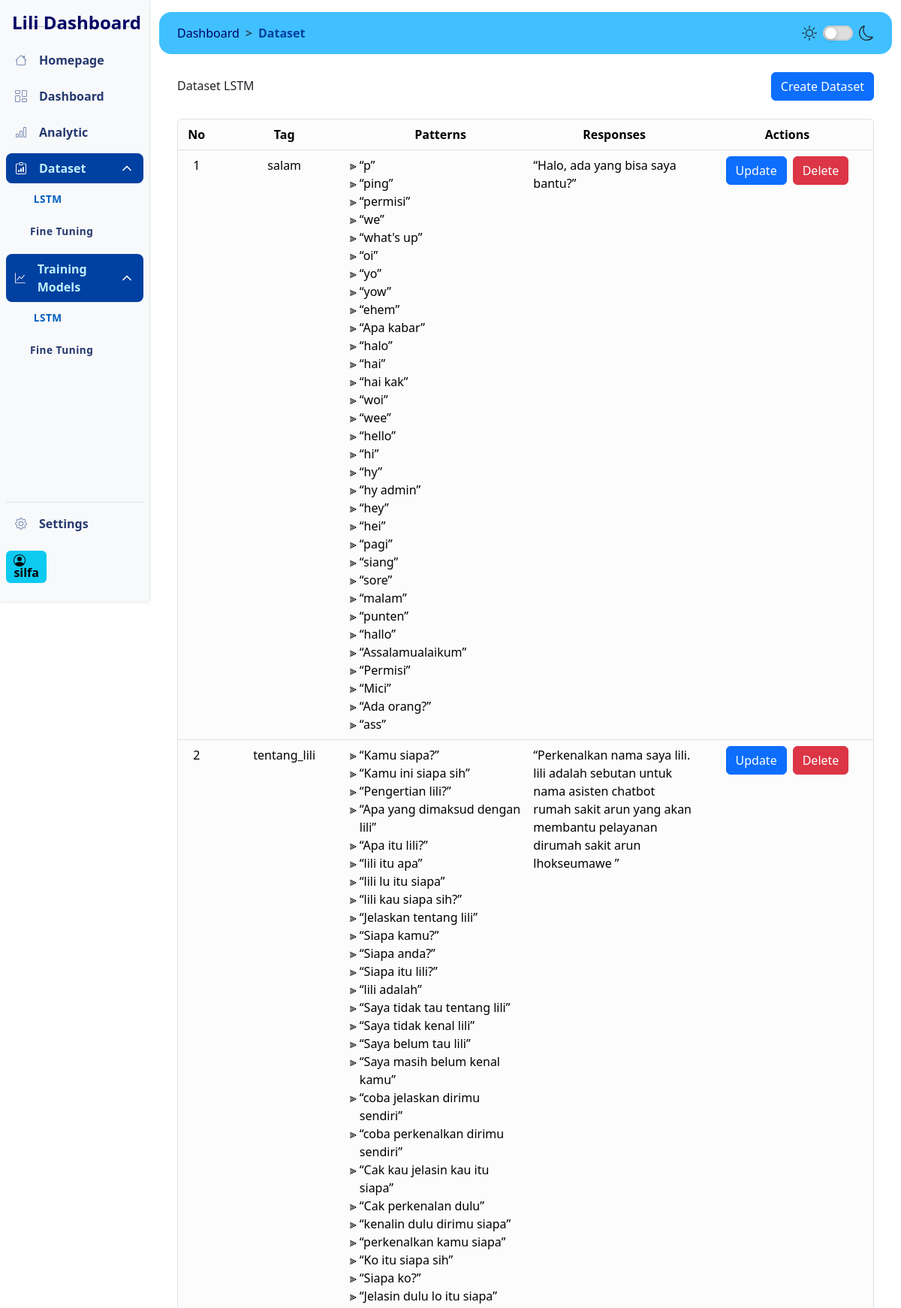
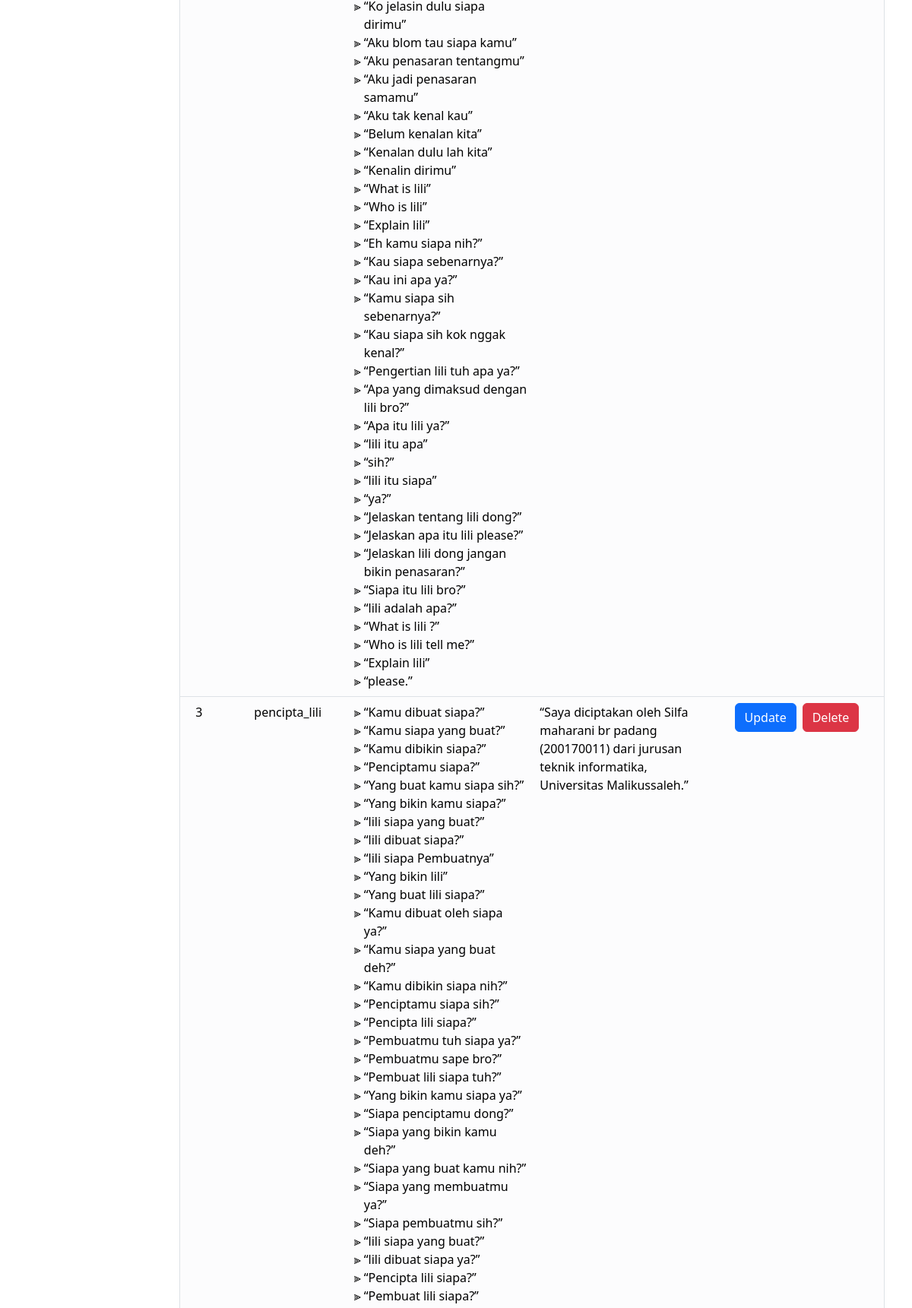
Page /dashboard/dataset (signed in, upper part) on the committed database (2 pictures, top to bottom).
### models/auth_model.py (models this page shows, shortened)
class User(db.Model, UserMixin):
    id = db.Column(db.Integer, primary_key=True)
    username = db.Column(db.String(255), unique=True, nullable=False, index=True)
    fullname = db.Column(db.String(255), nullable=False)
    email = db.Column(db.String(150), unique=True, nullable=False, index=True)
    password = db.Column(db.String(255), nullable=False)
    created_at = db.Column(db.DateTime, default=datetime.utcnow)
    last_login = db.Column(db.DateTime)
    is_active = db.Column(db.Boolean, default=True)
    role = db.Column(db.String(50), nullable=False, default='user')  # New role column

### models/lstm_model.py (models this page shows, shortened)
class Lstm(db.Model):
    id = db.Column(db.Integer, primary_key=True)
    tag = db.Column(db.String(80), nullable=False)
    patterns = db.Column(db.Text, nullable=False)
    responses = db.Column(db.Text, nullable=False)

### controller/view_Lstm.py (the view)
@lstm.route("/dashboard/dataset", methods=["GET"])
@login_required
def read_lstm():
    page = request.args.get("page", 1, type=int)
    per_page = 10
    lstm_query = Lstm.query.paginate(page=page, per_page=per_page, error_out=False)
    start_number = (page - 1) * per_page + 1
    return render_template(
        "pages/dataset.html",
        lstm=lstm_query.items,
        pagination=lstm_query,
        start_number=start_number,
    )

### templates/pages/dataset.html (shortened to what this page needs)
<!DOCTYPE html>
{% extends 'dashboard.html' %} {% block content %}
<header class="my-4 d-flex justify-content-between align-items-center">
  <h1>Dataset LSTM</h1>
  <button type="button" class="btn btn-primary" id="create-btn" data-bs-toggle="modal" data-bs-target="#createModal">Create Dataset</button>
</header>
<section class="table-responsive mb-3">
  <div class="border rounded shadow-sm">
    <table class="table table-hover">
      <thead>
        <tr class="text-center">
          <th scope="col">No</th>
          <th scope="col">Tag</th>
          <th scope="col" class="w-25">Patterns</th>
          <th scope="col" class="w-25">Responses</th>
          <th scope="col">Actions</th>
        </tr>
      </thead>
      <tbody>
        {% for lstm_data in lstm %}
        <tr>
          <td class="text-center" id="dataset-id">{{ start_number + loop.index0 }}</td>
          <td class="text-center">{{ lstm_data.tag }}</td>
          <td>
            <ul class="pattern-container" style="list-style-type: '⫸ '">
              {% for pattern in lstm_data.patterns.split(',') %}
              <li class="pattern-item">&OpenCurlyDoubleQuote;{{ pattern.strip() }}&CloseCurlyDoubleQuote;{% if not loop.last %}{% endif %}</li>
              {% endfor %}
            </ul>
          </td>
          <td class="text-start">&OpenCurlyDoubleQuote;{{ lstm_data.responses }}&CloseCurlyDoubleQuote;</td>
          <td>
            <div class="d-flex justify-content-center align-items-center gap-2">
              <button
                type="button"
                class="btn btn-primary open-update-modal-button"
                data-id="{{ lstm_data.id }}"
                data-tag="{{ lstm_data.tag }}"
                data-patterns="{{ lstm_data.patterns }}"
                data-responses="{{ lstm_data.responses }}"
                data-bs-toggle="modal"
                data-bs-target="#updateModal"
              >
                Update
              </button>
              <form id="delete-form" method="POST" data-id="{{ lstm_data.id }}">
                <button type="submit" class="btn btn-danger">Delete</button>
              </form>
            </div>
          </td>
        </tr>
        {% endfor %}
      </tbody>
    </table>
  </div>
</section>
{% endblock %}

### templates/partials/sidebar.html (shortened to what this page needs)
<aside
  class="col-lg-2 gx-0 position-sticky top-0 border-end border-light-subtle d-flex flex-column offcanvas-lg offcanvas-start"
  id="sidebar"
  tabindex="-1"
  aria-labelledby="offcanvasLabel"
>
  <div class="sidebar-wrapper active top-0 bg-body-tertiary shadow-sm d-flex flex-column h-100">
    <header class="sidebar-header position-relative">
      <div class="d-flex justify-content-between align-items-center">
        <div class="logo">
          <h1 class="navbar-brand fs-4">Lili Dashboard</h1>
        </div>
      </div>
      <hr />
    </header>
    <nav class="sidebar-menu d-flex flex-column justify-content-between h-100">
      <div class="menu">
        <div class="sidebar-item">
          <a href="/" class="sidebar-link">
            Homepage
          </a>
        </div>
        <div class="sidebar-item">
          <a href="{{ url_for('route.dashboard') }}" class="sidebar-link">
            Dashboard
          </a>
        </div>
        <div class="sidebar-item">
          <a href="/analytic" class="sidebar-link">
            Analytic
          </a>
        </div>
        <div class="sidebar-item has-sub">
          <div class="sidebar-link">
            <span>Dataset</span>
          </div>
          <div class="submenu">
            <div class="submenu-item">
              <a href="{{ url_for('lstm.read_lstm') }}" class="submenu-link">LSTM</a>
            </div>
            <div class="submenu-item">
              <a href="{{ url_for('fineTuning.view_finetuning_data') }}" class="submenu-link">Fine Tuning</a>
            </div>
          </div>
        </div>
        <div class="sidebar-item has-sub">
          <div class="sidebar-link">
            <span>Training Models</span>
          </div>
          <div class="submenu">
            <div class="submenu-item">
              <a href="{{ url_for('lstm_train.home') }}" class="submenu-link">LSTM</a>
            </div>
            <div class="submenu-item">
              <a href="/fine-tuning" class="submenu-link">Fine Tuning</a>
            </div>
          </div>
        </div>
      </div>
      <div class="menu mb-4">
        <div class="sidebar-item mb-3 border-top">
          <a href="{{ url_for('auth.logout') }}" class="sidebar-link">
            Settings
          </a>
        </div>
        <span class="badge text-bg-info fs-6">
          {{ current_user.fullname }}
        </span>
      </div>
    </nav>
  </div>
</aside>

### static/css/dashboard-style.css (style rules this page uses)
:root, [data-bs-theme="light"] { color-scheme: light; --blue-darkest: #000066; --blue-darker: #002080; --blue-dark: #0040a0; --blue: #0060c0; --blue-light: #0080e0; --blue-lighter: #00a0ff; --blue-lightest: rgb(64, 192, 255); --blue-pale: #80e0ff; --blue-paler: #c0f0ff; --sidebar-link: #25396f; --sidebar-link-active: var(--blue); --bs-primary: var(--blue); --nav-brand-color: var(--blue-darkest); }
.table { --bs-table-bg: var(--bs-light-bg-subtle) !important; border-radius: 0.5rem; overflow: hidden; }

### rows in the picture
User: fullname "silfa"
Lstm: start_number+loop.index0 "1", tag "salam", strip "p" "ping" "permisi" "we" "what's up" "oi" "yo" "yow" "ehem" "Apa kabar" "halo" "hai" "hai kak" "woi" "wee" "hello" "hi" "hy" "hy admin" "hey" "hei" "pagi" "siang" "sore" "malam" "punten" "hallo" "Assalamualaikum" "Permisi" "Mici" "Ada orang?" "ass", responses "Halo, ada yang bisa saya bantu?"
Lstm: start_number+loop.index0 "2", tag "tentang_lili", strip "Kamu siapa?" "Kamu ini siapa sih" "Pengertian lili?" "Apa yang dimaksud dengan lili" "Apa itu lili?" "lili itu apa" "lili lu itu siapa" "lili kau siapa sih?" "Jelaskan tentang lili" "Siapa kamu?" "Siapa anda?" "Siapa itu lili?" "lili adalah" "Saya tidak tau tentang lili" "Saya tidak kenal lili" "Saya belum tau lili" "Saya masih belum kenal kamu" "coba jelaskan dirimu sendiri" "coba perkenalkan dirimu sendiri" "Cak kau jelasin kau itu siapa" "Cak perkenalan dulu" "kenalin dulu dirimu siapa" "perkenalkan kamu siapa" "Ko itu siapa sih" "Siapa ko?" "Jelasin dulu lo itu siapa" "Ko jelasin dulu siapa dirimu" "Aku blom tau siapa kamu" "Aku penasaran tentangmu" "Aku jadi penasaran samamu" "Aku tak kenal kau" "Belum kenalan kita" "Kenalan dulu lah kita" "Kenalin dirimu" "What is lili" "Who is lili" "Explain lili" "Eh kamu siapa nih?" "Kau siapa sebenarnya?" "Kau ini apa ya?" "Kamu siapa sih sebenarnya?" "Kau siapa sih kok nggak kenal?" "Pengertian lili tuh apa ya?" "Apa yang dimaksud dengan lili bro?" "Apa itu lili ya?" "lili itu apa" "sih?" "lili itu siapa" "ya?" "Jelaskan tentang lili dong?" "Jelaskan apa itu lili please?" "Jelaskan lili dong jangan bikin penasaran?" "Siapa itu lili bro?" "lili adalah apa?" "What is lili ?" "Who is lili tell me?" "Explain lili" "please.", responses "Perkenalkan nama saya lili. lili adalah sebutan untuk nama asisten chatbot rumah sakit arun yang akan membantu pelayanan dirumah sakit arun lhokseumawe"
Lstm: start_number+loop.index0 "3", tag "pencipta_lili", strip "Kamu dibuat siapa?" "Kamu siapa yang buat?" "Kamu dibikin siapa?" "Penciptamu siapa?" "Yang buat kamu siapa sih?" "Yang bikin kamu siapa?" "lili siapa yang buat?" "lili dibuat siapa?" "lili siapa Pembuatnya" "Yang bikin lili" "Yang buat lili siapa?" "Kamu dibuat oleh siapa ya?" "Kamu siapa yang buat deh?" "Kamu dibikin siapa nih?" "Penciptamu siapa sih?" "Pencipta lili siapa?" "Pembuatmu tuh siapa ya?" "Pembuatmu sape bro?" "Pembuat lili siapa tuh?" "Yang bikin kamu siapa ya?" "Siapa penciptamu dong?" "Siapa yang bikin kamu deh?" "Siapa yang buat kamu nih?" "Siapa yang membuatmu ya?" "Siapa pembuatmu sih?" "lili siapa yang buat?" "lili dibuat siapa ya?" "Pencipta lili siapa?" "Pembuat lili siapa?", responses "Saya diciptakan oleh Silfa maharani br padang (200170011) dari jurusan teknik informatika, Universitas Malikussaleh."
